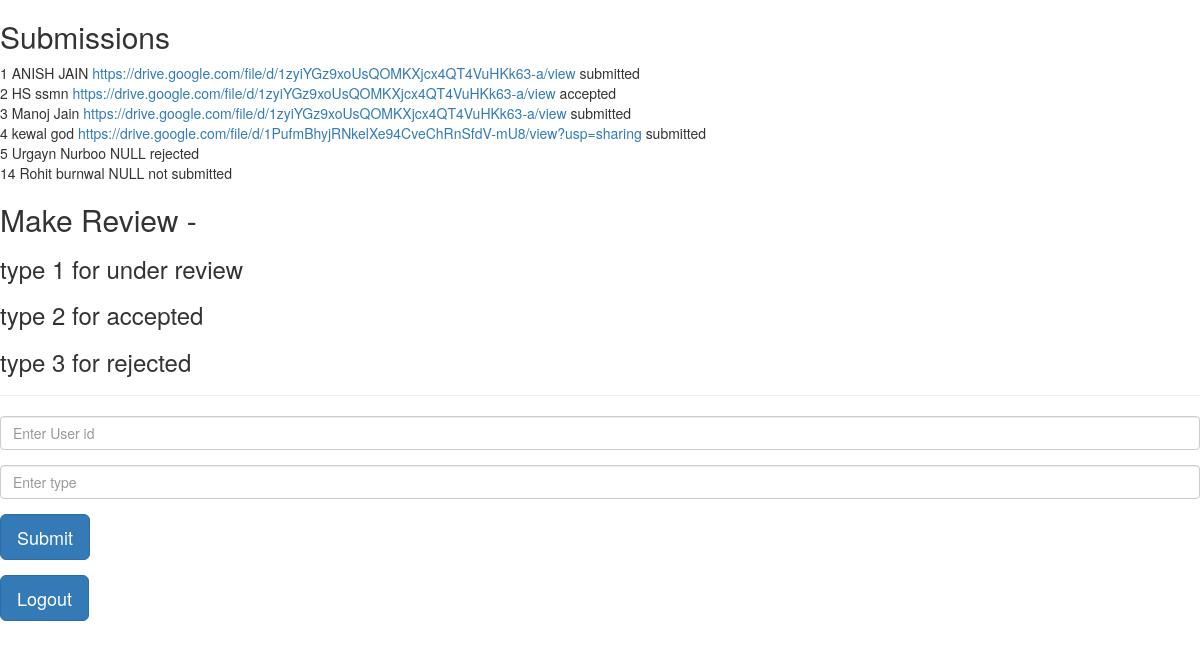
The app's page /reviewermain.php (signed in) with its own data.
### tables this page shows
CREATE TABLE `credentials` (
  `User_id` int(50) NOT NULL,
  `conference_id` int(50) NOT NULL,
  `Fname` varchar(50) DEFAULT NULL,
  `Lname` varchar(50) DEFAULT NULL,
  `Email` varchar(50) DEFAULT NULL,
  `Passwd` varchar(50) DEFAULT NULL,
  `review_status` varchar(100) DEFAULT 'not submitted',
  `report` varchar(1000) DEFAULT NULL,
  `submission_status` date DEFAULT NULL
);

### reviewermain.php (the view, shortened to what this page needs)
<!DOCTYPE html>
<html lang="en">
<head>
<link rel="stylesheet" href="https://maxcdn.bootstrapcdn.com/bootstrap/3.3.7/css/bootstrap.min.css">
</head>
<body>
</body>
</html>
<h2> Submissions</h2>
<?php
    $connection=mysqli_connect('localhost','root');
    mysqli_select_db($connection,'authentication');
    $cn=$_SESSION['con'];
    $data="select * from credentials where conference_id='$cn'";
    $ans=mysqli_query($connection,$data);
    while($cb=mysqli_fetch_array($ans))
    {
        echo $cb['User_id']." ".$cb['Fname']." ".$cb["Lname"]." ";
        if($cb['report']==NULL)
        {
            echo "NULL ";
        }
        else
        {
            $url = '/(http|https|ftp|ftps)\:\/\/[a-zA-Z0-9\-\.]+\.[a-zA-Z]{2,3}(\/\S*)?/';
            $string= preg_replace($url, '<a href="$0" target="_blank" title="$0">$0</a>', $cb['report']);
            echo $string;
        }
        if($cb['review_status']==NULL)
        {
            echo "NULL ";
        }
        else
        {
            echo $cb['review_status']."     ";
        }
    }
?>
<h2> Make Review - </h2>
<h3> type 1 for under review</h3>
<h3> type 2 for accepted</h3>
<h3> type 3 for rejected</h3>
<form action="addreview.php" method="post">
		<hr>
        <div class="form-group">
        	<input type="text" class="form-control" name="user_id" placeholder="Enter User id" required="required">
        </div>
        <div class="form-group">
        	<input type="text" class="form-control" name="typ" placeholder="Enter type" required="required">
        </div>
        <div class="form-group">
            <button type="submit" class="btn btn-primary btn-lg">Submit</button>
        </div>
    </form>
    <form action="reviewerlogin.php" method="post">
    <div class="form-group">
        <button type="submit" class="btn btn-primary btn-lg">Logout</button>
    </div>
    </form>

### records on screen
credentials: User_id "1", Fname "ANISH", Lname "JAIN", report "https://drive.google.com/file/d/1zyiYGz9xoUsQOMKXjcx4QT4VuHKk63-a/view", review_status "submitted"
credentials: User_id "2", Fname "HS", Lname "ssmn", report "https://drive.google.com/file/d/1zyiYGz9xoUsQOMKXjcx4QT4VuHKk63-a/view", review_status "accepted"
credentials: User_id "3", Fname "Manoj", Lname "Jain", report "https://drive.google.com/file/d/1zyiYGz9xoUsQOMKXjcx4QT4VuHKk63-a/view", review_status "submitted"
credentials: User_id "4", Fname "kewal", Lname "god", report "https://drive.google.com/file/d/1PufmBhyjRNkelXe94CveChRnSfdV-mU8/view?usp=sharing", review_status "submitted"
credentials: User_id "5", Fname "Urgayn", Lname "Nurboo", report "NULL", review_status "rejected"
credentials: User_id "14", Fname "Rohit", Lname "burnwal", shows "NULL", review_status "not submitted"
